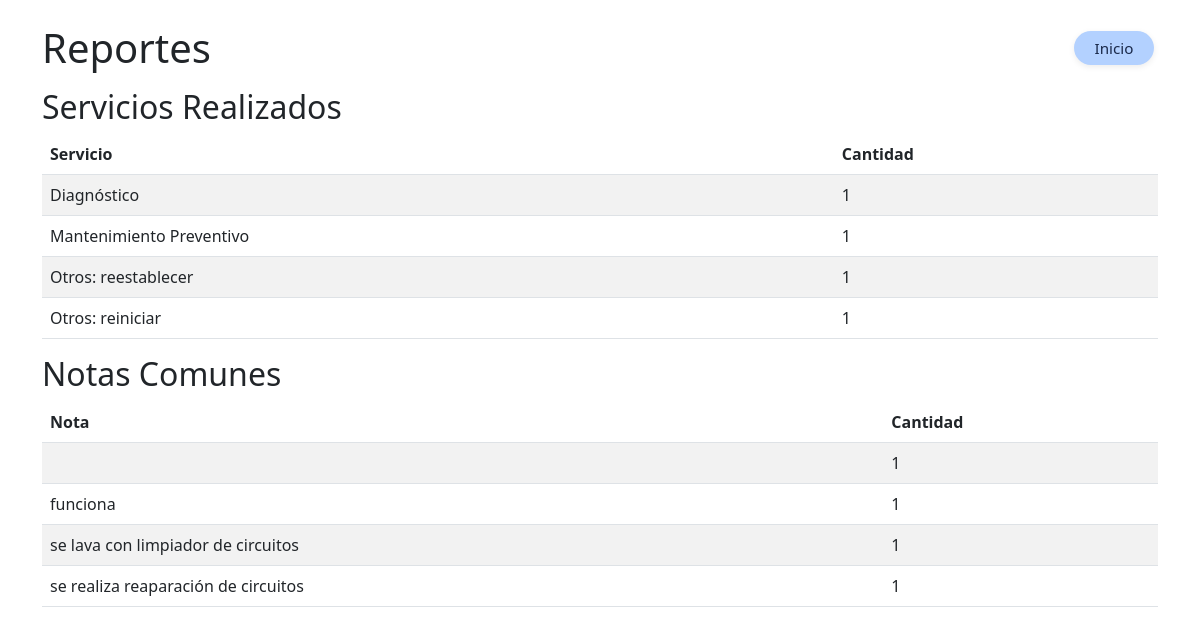
The page /reportes/ (signed in) on the database as committed earlier.
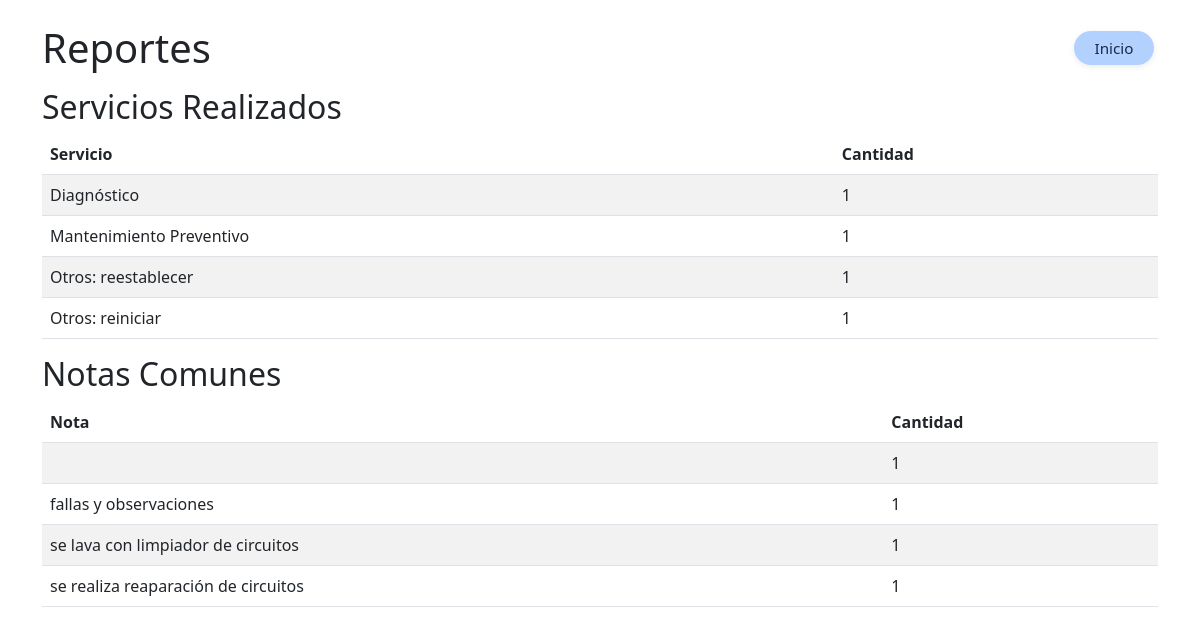
The same page on the database as committed later.
### tables this page shows
CREATE TABLE servicios (
                    id INTEGER PRIMARY KEY AUTOINCREMENT,
                    nombre TEXT NOT NULL,
                    primer_apellido TEXT NOT NULL,
                    segundo_apellido TEXT NOT NULL,
                    telefono TEXT NOT NULL,
                    tipo_equipo TEXT NOT NULL,
                    marca TEXT NOT NULL,
                    modelo TEXT NOT NULL,
                    serie TEXT,
                    servicio TEXT,
                    accesorios TEXT,
                    estado TEXT DEFAULT 'En diagnóstico',
                    notas TEXT,
                    foto_inicial TEXT,
                    foto_servicio TEXT,
                    foto_final TEXT,
                    fecha_registro TEXT,
                    fecha_entrega TEXT,
                    tecnico_actual TEXT
                );

### modules/reportes/routes.py (the view)
@reportes_bp.route('/')
@login_required
@cache.cached(timeout=60)  # Cachear por 60 segundos
def reportes():
    servicios = db.query("SELECT servicio, COUNT(*) as count FROM servicios GROUP BY servicio")
    notas = db.query("SELECT notas, COUNT(*) as count FROM servicios WHERE notas IS NOT NULL GROUP BY notas")
    return render_template('reportes.html', servicios=servicios, notas=notas)

### app.py (called while the page is built)
@login_manager.user_loader
def load_user(user_id):
    from db import DatabaseSingleton
    db = DatabaseSingleton()
    user_data = db.query("SELECT * FROM usuarios WHERE id = ? AND activo = 1", (user_id,))
    if user_data:
        from models import User
        return User(user_data[0]['id'], user_data[0]['nombre'], user_data[0]['usuario'], user_data[0]['rol'], user_data[0]['activo'])
    return None

### db.py (called while the page is built)
    def __new__(cls):
        if cls._instance is None:
            cls._instance = super().__new__(cls)
            cls._instance.conn = sqlite3.connect(Config.DATABASE_PATH, check_same_thread=False)
            cls._instance.conn.row_factory = sqlite3.Row
            cls._instance.init_db()
        return cls._instance

    def query(self, sql, params=()):
        cursor = self.conn.cursor()
        cursor.execute(sql, params)
        result = cursor.fetchall()
        cursor.close()
        return result

### templates/reportes.html (shortened to what this page needs)
<!DOCTYPE html>
<html>
<head>
    <link href="https://cdn.jsdelivr.net/npm/bootstrap@5.3.0/dist/css/bootstrap.min.css" rel="stylesheet">
    <link rel="stylesheet" href="/static/css/global.css">
</head>
<body>
    <div class="container mt-4">
        <div class="d-flex justify-content-between align-items-center mb-3">
            <h1 class="mb-0">Reportes</h1>
            <a href="{{ url_for('index') }}" class="btn-regresar btn-form-main inicio-top-right ms-3" title="Inicio">Inicio</a>
        </div>
        <h2>Servicios Realizados</h2>
        <table class="table table-striped">
            <thead>
                <tr>
                    <th>Servicio</th>
                    <th>Cantidad</th>
                </tr>
            </thead>
            <tbody>
                {% for servicio in servicios %}
                <tr>
                    <td>{{ servicio['servicio'] }}</td>
                    <td>{{ servicio['count'] }}</td>
                </tr>
                {% endfor %}
            </tbody>
        </table>
        <h2>Notas Comunes</h2>
        <table class="table table-striped">
            <thead>
                <tr>
                    <th>Nota</th>
                    <th>Cantidad</th>
                </tr>
            </thead>
            <tbody>
                {% for nota in notas %}
                <tr>
                    <td>{{ nota['notas'] }}</td>
                    <td>{{ nota['count'] }}</td>
                </tr>
                {% endfor %}
            </tbody>
        </table>
    </div>
</body>
</html>

Rows that differ between the two databases and show on the page:
changed servicios "Mantenimiento Preventivo": notas "funciona" → "fallas y observaciones"
